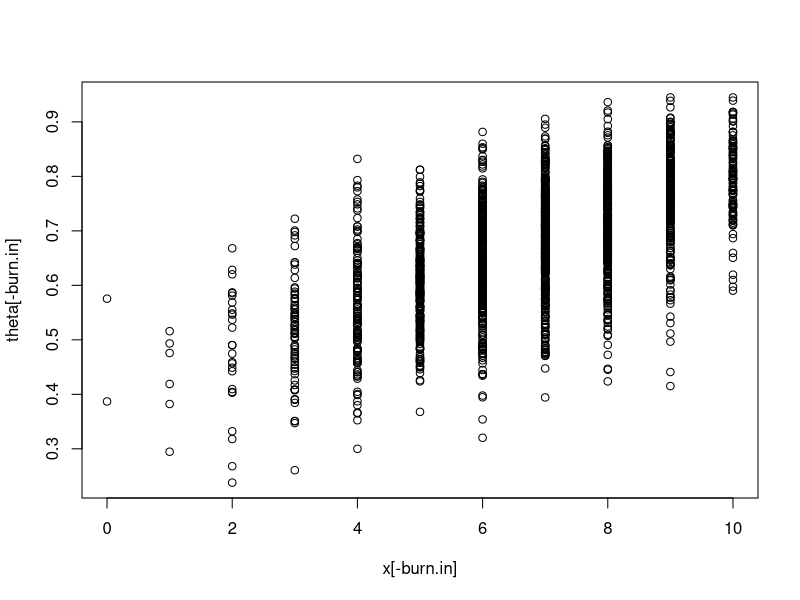
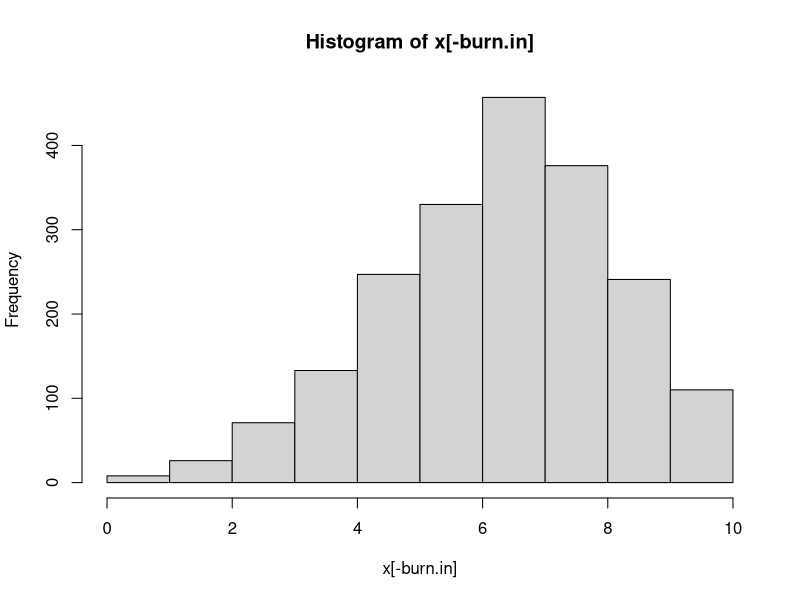
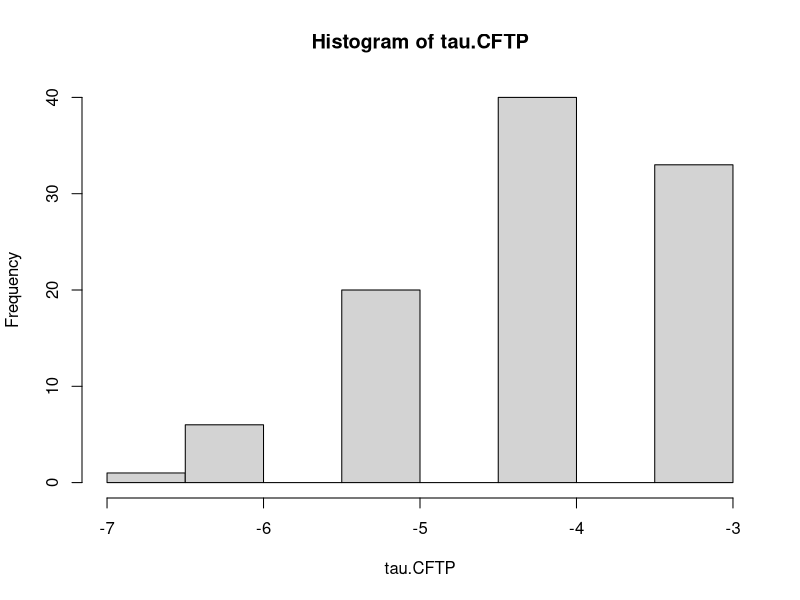
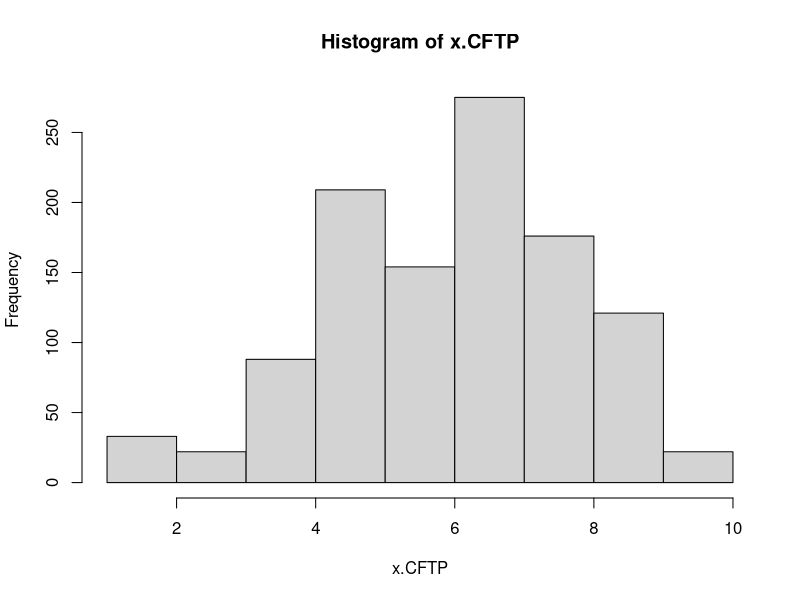
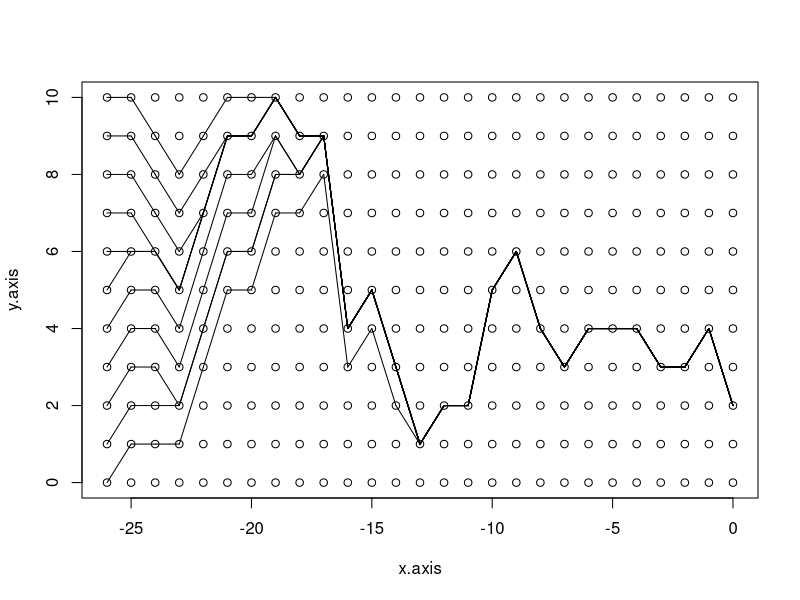

The R script that drew these images, in order: (Note: this script raises an error after producing the figures.)
# 8.3 

# c. Gibbs Sampler

set.seed(920804)
alpha = 10
beta =5
n = 10

pt.x = function (x){
  return(rbeta(1, alpha+x, n - x + beta))
}
px.t = function (t){
  return(rbinom(1, 10, t))
}

iter    = 2000
burn.in = 100
xint    = 0
x0      = xint
x       = rep(0, iter)
theta   = rep(0, iter)

for (i in 1:iter){
  theta[i] = pt.x(x0)
  x[i]     = px.t(theta[i])
  x0       = x[i]
}

plot(x[-burn.in], theta[-burn.in])
hist(x[-burn.in])

# d. CFTP

set.seed(920804)
alpha = 10
beta  = 5
n     = 10
q.xUV = function(U,V, x){
  res = NULL
  for (t in x){
    theta = qbeta(U, alpha+t, beta +n -t)
    res   = c(res, qbinom(V, n, theta))
  }
  return(res)
}
CFTP = function(){
  U = NULL
  V = NULL
  map2zero = rep(0, n+1)
  tau      = -1
  repeat{
    U0 = runif(1,0,1)
    V0 = runif(1,0,1)
    U = c(U0, U)
    V = c(V0, V)
    XtauPlus1 = q.xUV(U = U0,V = V0, 0:n)
    if (tau==-1){
      map2zero = XtauPlus1
    }else{
      map2zero = map2zero[XtauPlus1+1]
    }
    if (length(unique(map2zero)) == 1){
      break
    }else{
      tau = tau-1
    }
  }
  return(list(tau = tau, x = map2zero, U= U, V = V))
}
x.CFTP = NULL
tau.CFTP = NULL
for (i in 1:100){
  a        = CFTP()
  x.CFTP   = c(x.CFTP, a$x)
  tau.CFTP = c(tau.CFTP, a$tau)
}
hist(tau.CFTP)
hist(x.CFTP)

# e.

set.seed(920804)
alpha = 1.001
beta  = 1
n     = 10
repeat{
  a = CFTP()
  if (a$tau <= -15){
    break
  }
}
x.axis = rep(a$tau:0,11)
y.axis = NULL
for (t in 0:10){
  y.axis = c(y.axis, rep(t, abs(a$tau)+1))
}
plot(x.axis,y.axis)
x.start = 0:n
for(i in 1:abs(a$tau)){
  x.end = q.xUV(U = a$U[i], V =a$V[i], x.start)
  for (t in 1:(n+1)){
    segments(y0 = x.start[t], y1 = x.end[t], x0=a$tau +i -1, x1 = a$tau+i)
  }
  x.start = x.end
}

# f.

a = 10
b = 5
n = 10
k=11
set.seed(k)
xx = ss
U = runif(2)
u = U[1]; v = U[2]
for(i in 1:(n+1)) xx[i] = q(ss[i], u, v)

while( length(table(xx)) != 1){
  U = rbind(U, runif(2))
  path = xx = ss
  for(tau in (dim(U)[1]:1) ){
    u = U[tau, 1]; v = U[tau, 2]
    for(i in 1:length(ss) ) xx[i] = q(xx[i], u, v)
    path = rbind(xx, path)
  }
  #path
}
#path

theta = gibbs = perfect = rep(0, 20)
gibbs[1] = perfect[1] = 0
theta[1] = rbeta(1, a+gibbs[1], b+n-gibbs[1])

for(i in 2:20){
  ## perfect
  u = runif(1)
  v = runif(1)
  perfect[i] = q(perfect[i-1], u, v)
  
  ## gibbs
  gibbs[i] = rbinom(1, n, prob = theta[i-1])
  theta[i] = rbeta(1, a+gibbs[i-1], b+n-gibbs[i-1])
}


plot(rep((0:19), 11), rep(rep(0:10), each = 20), cex = 0.3, xlab = "tau", ylab = "sample space" )
points(0:19, perfect, "l")
points(0:19, gibbs, lty = 2, "l")
legend("topleft", legend = c("CFTP", "Gibbs"), lty=1:2)

